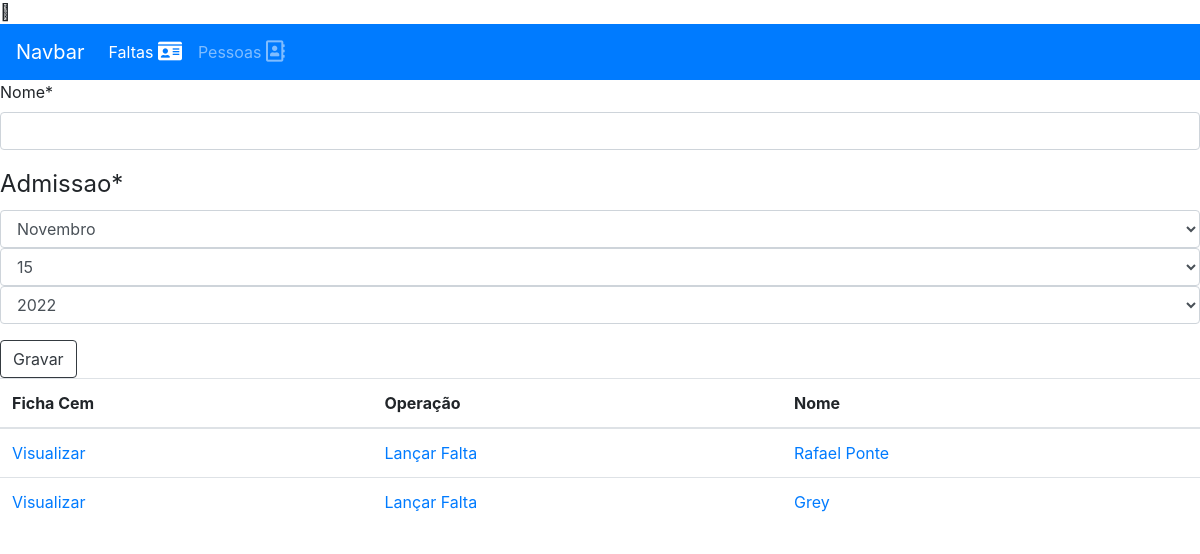
The page /pessoas/ on the database as committed earlier.
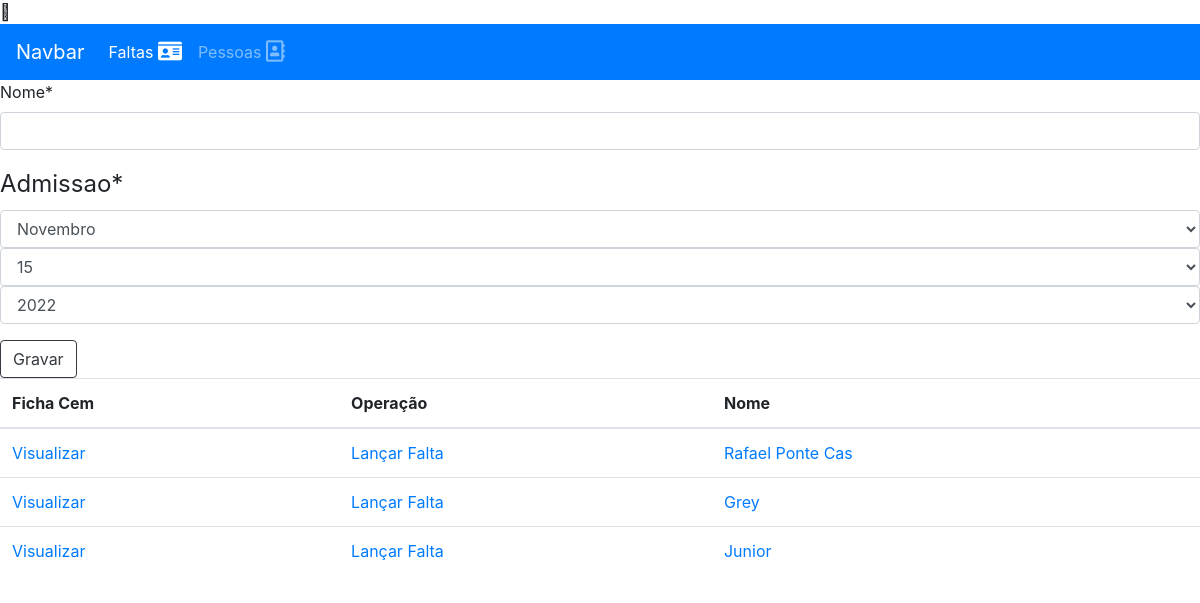
The same page on the database as committed later.
### app_ficha_cem/models.py (models this page shows)
class Pessoas(models.Model):
    nome = models.CharField(max_length=150)
    admissao = models.DateField(default='1991-01-01')

### app_ficha_cem/views.py (the view)
# urls.py: path('pessoas/', pessoas, name="listarpessoas"),
def pessoas(request):
    pessoas = Pessoas.objects.all()
    if request.method == 'POST':
        form = formularioPessoa(request.POST)
        if form.is_valid():
            form.save()
            messages.success(request,"Pessoa registrada!")
            return redirect('listarpessoas')
    else:
        form = formularioPessoa()
    return render(request,'template/cadastrar_pessoa.html',{'form':form, 'pessoas':pessoas})

### app_ficha_cem/forms.py
class formularioPessoa(forms.ModelForm):
    nome = forms.CharField(max_length=150, required=True)
    admissao =  forms.DateField(initial=now,
    widget=SelectDateWidget(months={1:'Janeiro',
                                    2:'Fevereiro',
                                    3:'Março', 4: 'Abril', 5:'Maio', 6:'Junho',
                                    7:'Julho', 8:'Agosto', 9:'Setembro', 10:'Outubro',
                                    11:'Novembro', 12:'Dezembro'}, )
    )
    class Meta:
        model = Pessoas
        fields = ['nome','admissao']

### template/cadastrar_pessoa.html (shortened to what this page needs)
{% extends 'template/menu.html' %}
{% load crispy_forms_tags %}
{% block content %}
<form method="POST">
    {{ form|crispy }}
    <div clas="form-group">
        <button class="btn btn-outline-dark">Gravar</button>
    </div>
</form>
        {% if pessoas %}
<table class="table table-hover">
    <thead>
        <tr>
            <th scope="col">Ficha Cem </th>
            <th scope="col">Operação</th>
            <th scope="col">Nome</th>
        </tr>
    </thead>
    <tbody>
        {% for pessoa in pessoas %}
        <tr>
            <td><a href="{% url 'listarficha' pessoa.id %}">Visualizar</a></td>
            <td><a href="{% url 'lancarfalta' pessoa.id %}">Lançar Falta</a></td>
            <td><a href="{% url 'atualizarpessoa' pessoa.id %}">{{pessoa.nome}}</a></td>
        </tr>
        {% endfor %}
        {% endif %}
    </tbody>
</table>
{% endblock content %}

Rows that differ between the two databases and show on the page:
changed Pessoas: nome "Rafael Ponte" → "Rafael Ponte Cas"
added Pessoas: nome "Junior"
